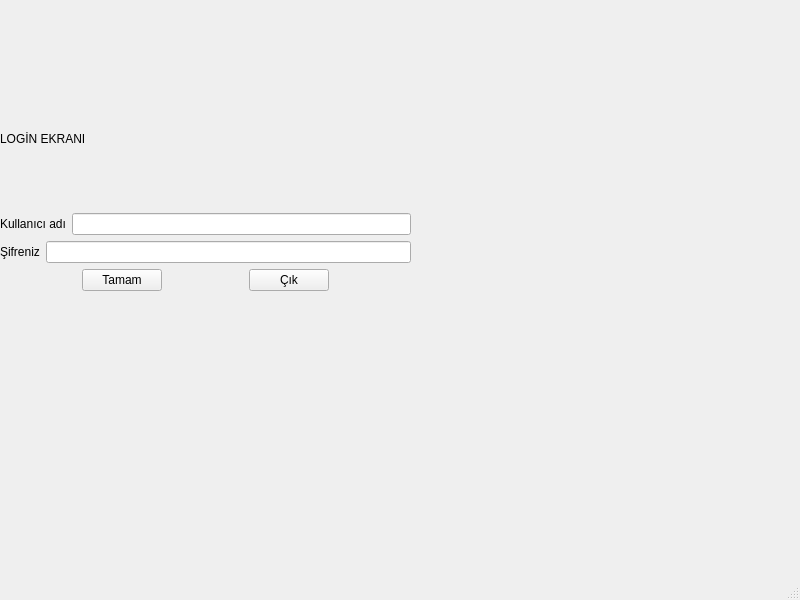
<?xml version="1.0" encoding="UTF-8"?>
<ui version="4.0">
 <class>MainWindow</class>
 <widget class="QMainWindow" name="MainWindow">
  <property name="geometry">
   <rect>
    <x>0</x>
    <y>0</y>
    <width>800</width>
    <height>600</height>
   </rect>
  </property>
  <property name="windowTitle">
   <string>MainWindow</string>
  </property>
  <widget class="QWidget" name="centralwidget">
   <widget class="QWidget" name="verticalLayoutWidget">
    <property name="geometry">
     <rect>
      <x>0</x>
      <y>70</y>
      <width>411</width>
      <height>221</height>
     </rect>
    </property>
    <layout class="QVBoxLayout" name="verticalLayout">
     <item>
      <widget class="QLabel" name="label">
       <property name="text">
        <string>LOGİN EKRANI</string>
       </property>
      </widget>
     </item>
     <item>
      <layout class="QHBoxLayout" name="horizontalLayout">
       <item>
        <widget class="QLabel" name="label_2">
         <property name="text">
          <string>Kullanıcı adı</string>
         </property>
        </widget>
       </item>
       <item>
        <widget class="QLineEdit" name="lineEdit"/>
       </item>
      </layout>
     </item>
     <item>
      <layout class="QHBoxLayout" name="horizontalLayout_2">
       <item>
        <widget class="QLabel" name="label_3">
         <property name="text">
          <string>Şifreniz</string>
         </property>
        </widget>
       </item>
       <item>
        <widget class="QLineEdit" name="lineEdit_2"/>
       </item>
      </layout>
     </item>
     <item>
      <layout class="QHBoxLayout" name="horizontalLayout_3">
       <item>
        <spacer name="horizontalSpacer">
         <property name="orientation">
          <enum>Qt::Horizontal</enum>
         </property>
         <property name="sizeHint" stdset="0">
          <size>
           <width>40</width>
           <height>20</height>
          </size>
         </property>
        </spacer>
       </item>
       <item>
        <widget class="QPushButton" name="pushButton_2">
         <property name="text">
          <string>Tamam</string>
         </property>
        </widget>
       </item>
       <item>
        <spacer name="horizontalSpacer_3">
         <property name="orientation">
          <enum>Qt::Horizontal</enum>
         </property>
         <property name="sizeHint" stdset="0">
          <size>
           <width>40</width>
           <height>20</height>
          </size>
         </property>
        </spacer>
       </item>
       <item>
        <widget class="QPushButton" name="pushButton">
         <property name="text">
          <string>Çık</string>
         </property>
        </widget>
       </item>
       <item>
        <spacer name="horizontalSpacer_2">
         <property name="orientation">
          <enum>Qt::Horizontal</enum>
         </property>
         <property name="sizeHint" stdset="0">
          <size>
           <width>40</width>
           <height>20</height>
          </size>
         </property>
        </spacer>
       </item>
      </layout>
     </item>
    </layout>
   </widget>
  </widget>
  <widget class="QMenuBar" name="menubar">
   <property name="geometry">
    <rect>
     <x>0</x>
     <y>0</y>
     <width>800</width>
     <height>21</height>
    </rect>
   </property>
  </widget>
  <widget class="QStatusBar" name="statusbar"/>
 </widget>
 <resources/>
 <connections/>
</ui>
